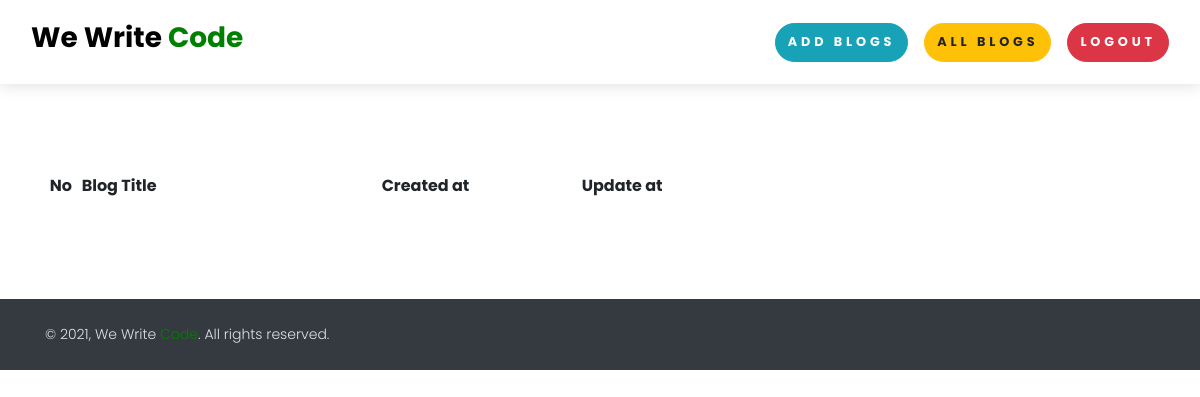
/your_all_blogs/ (signed in), run on an earlier commit of the app's database.
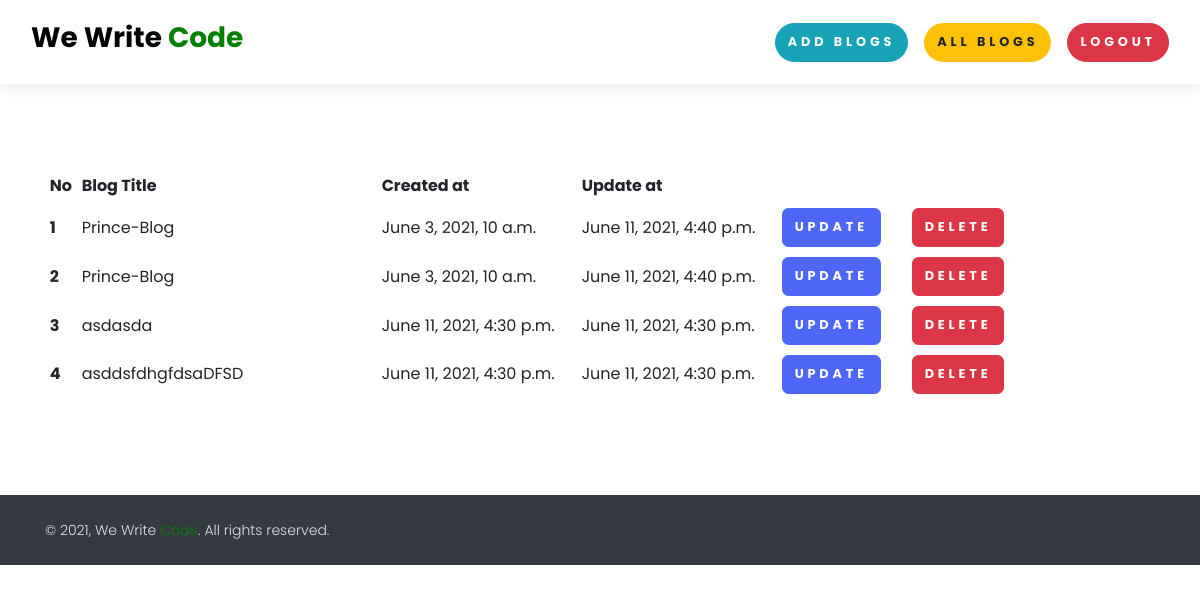
And on a later commit of the database.
### Home/models.py (models this page shows, shortened)
class BlogModel(models.Model):
    user = models.ForeignKey(User, blank=True, null=True, on_delete=models.CASCADE)
    title = models.CharField(max_length=1000)
    content = FroalaField()
    slug = models.SlugField(max_length=1000, null=True, blank=True)
    image = models.ImageField(upload_to="BlogImage")
    created_at = models.DateTimeField(auto_now_add=True)
    update_at = models.DateTimeField(auto_now=True)

### Home/views.py (the view)
# urls.py: path('your_all_blogs/', your_all_blogs, name="your_all_blogs")
def your_all_blogs(request):
    data = {}
    try:
        blogs = BlogModel.objects.filter(user = request.user)
        data = {'all_blogs' : blogs}
    except Exception as e:
        print(e)
    return render(request, "home/your_all_blogs.html", data)

### templates/home/your_all_blogs.html
{% extends 'base.html' %}
{% block content %}
<div class="container mt-6 mb-6">
	<div class="table-responsive-lg">
		<table class="table-sm table-hover">
		  <thead>
		    <tr>
		      <th scope="col"> No</th>
		      <th  style="width: 300px;" scope="col"> Blog Title</th>
		      <th  style=" width: 200px;"  scope="col"> Created at</th>
		      <th  style=" width: 200px;" scope="col"> Update at</th>
		      <th  style=" width: 130px;" scope="col"> </th>
		      <th  style=" width: 130px;" scope="col"> </th>
		    </tr>
		  </thead>
		  <tbody>
		  	{% for blog in all_blogs %}
		    <tr>
		      <th scope="row">{{forloop.counter}}</th>
		      <td>{{blog.title|truncatechars:32}}</td>
		      <td>{{blog.created_at}}</td>
		      <td>{{blog.update_at}}</td>
		      <td>
		      	<a href="" class="btn btn-primary">Update</a>
		      </td>
		      <td>
		      	<a href="" class="btn btn-danger">Delete</a>
		      </td>
		    </tr>
		    {% endfor %}
		  </tbody>
	</table>
	</div>
</div>
{% endblock %}

What changed in the data, as far as the page shows it:
now on this page (row edited): BlogModel: title "Prince-Blog", created_at "June 3, 2021, 10 a.m.", update_at "June 11, 2021, 4:40 p.m."
now on this page (row edited): BlogModel: title "Prince-Blog", created_at "June 3, 2021, 10 a.m.", update_at "June 11, 2021, 4:40 p.m."
added BlogModel: title "asdasda", created_at "June 11, 2021, 4:30 p.m.", update_at "June 11, 2021, 4:30 p.m."
added BlogModel: title "asddsfdhgfdsaDFSD", created_at "June 11, 2021, 4:30 p.m.", update_at "June 11, 2021, 4:30 p.m."
